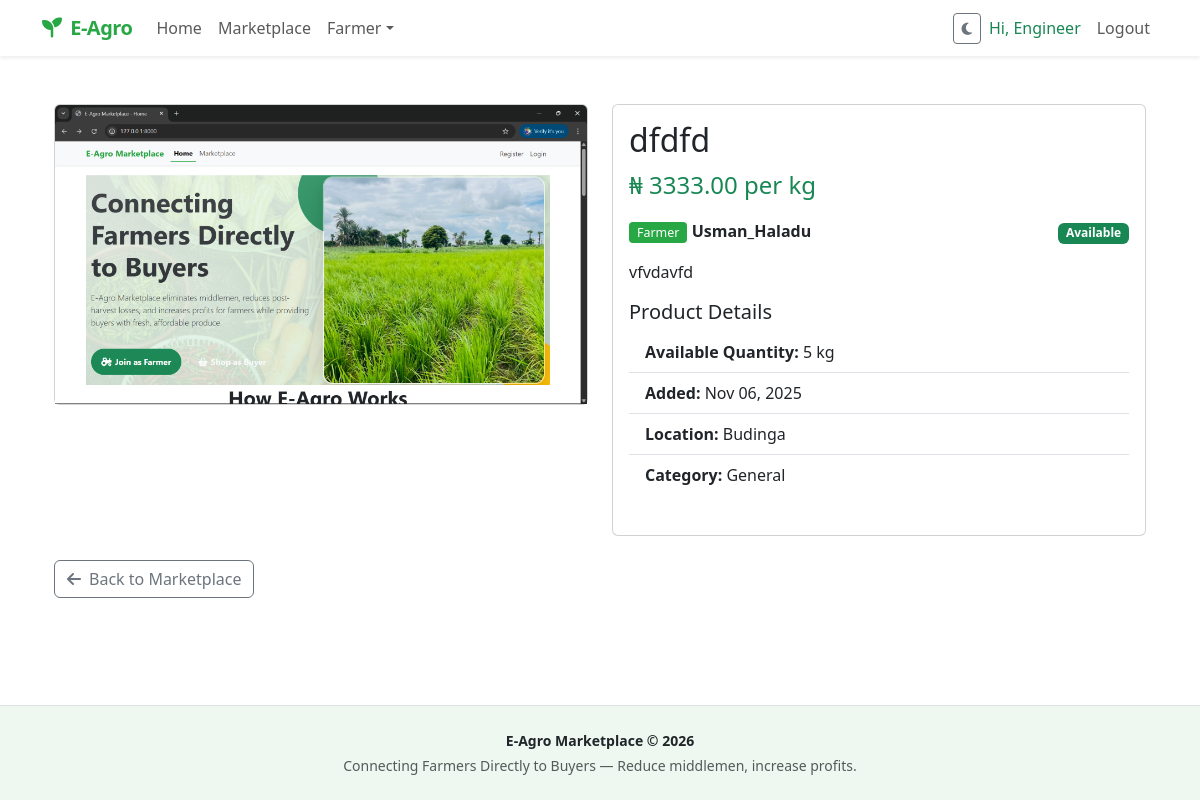
/marketplace/product/7/ (signed in), run on the app's committed database.
### marketplace/models.py (models this page shows, shortened)
class CustomUser(AbstractUser):
    USER_TYPE_CHOICES = (
        ('FARMER', 'Farmer'),
        ('BUYER', 'Buyer'),
    )
    user_type = models.CharField(max_length=10, choices=USER_TYPE_CHOICES, default='BUYER')
    phone_number = models.CharField(max_length=15, blank=True)
    address = models.TextField(blank=True)
    location = models.CharField(max_length=100, blank=True)
    created_at = models.DateTimeField(auto_now_add=True)
    def is_farmer(self):
        return self.user_type == 'FARMER'
    def is_buyer(self):
        return self.user_type == 'BUYER'

class Product(models.Model):
    farmer = models.ForeignKey(CustomUser, on_delete=models.CASCADE, related_name='products')
    category = models.ForeignKey(Category, on_delete=models.SET_NULL, null=True, blank=True)
    name = models.CharField(max_length=100)
    description = models.TextField()
    price = models.DecimalField(max_digits=10, decimal_places=2)
    quantity = models.PositiveIntegerField()
    image = models.ImageField(upload_to='products/')
    created_at = models.DateTimeField(auto_now_add=True)
    updated_at = models.DateTimeField(auto_now=True)
    is_available = models.BooleanField(default=True)
    class Meta:
        ordering = ['-created_at']

class Category(models.Model):
    name = models.CharField(max_length=100)
    description = models.TextField(blank=True)
    image = models.ImageField(upload_to='categories/', blank=True, null=True)
    class Meta:
        verbose_name_plural = "Categories"

### marketplace/views.py (the view)
# urls.py: path('product/<int:pk>/', views.product_detail, name='product_detail'),
@login_required
def product_detail(request, pk):
    product = get_object_or_404(
        Product.objects.select_related('farmer', 'category'), pk=pk
    )
    related = Product.objects.filter(
        farmer=product.farmer, is_available=True
    ).exclude(pk=product.pk)[:4]
    return render(request, 'marketplace/product_detail.html', {
        'product': product,
        'related_products': related,
    })

### marketplace/context_processors.py (called while the page is built)
def cart_count(request):
    if request.user.is_authenticated and request.user.is_buyer():
        cart = Cart.objects.filter(buyer=request.user).first()
        return {'cart_count': cart.items.count() if cart else 0}
    return {'cart_count': 0}

### templates/marketplace/product_detail.html (shortened to what this page needs)
{% extends 'base.html' %}
{% block content %}
<div class="container py-4">
    <div class="row">
        <div class="col-md-6">
            <div class="card mb-4">
                <img src="{{ product.image.url }}" class="card-img-top" alt="{{ product.name }}" style="max-height: 500px; object-fit: cover;">
            </div>
        </div>
        <div class="col-md-6">
            <div class="card">
                <div class="card-body">
                    <h2 class="card-title">{{ product.name }}</h2>
                    <p class="text-success fs-4">₦ {{ product.price }} per kg</p>
                    <div class="d-flex justify-content-between mb-3">
                        <div>
                            <span class="farmer-badge">Farmer</span>
                            <strong>{{ product.farmer.username }}</strong>
                        </div>
                        <div>
                            <span class="badge bg-{% if product.is_available %}success{% else %}danger{% endif %}">
                                {% if product.is_available %}Available{% else %}Out of Stock{% endif %}
                            </span>
                        </div>
                    </div>
                    <p class="card-text">{{ product.description }}</p>
                    <div class="mb-4">
                        <h5>Product Details</h5>
                        <ul class="list-group list-group-flush">
                            <li class="list-group-item">
                                <strong>Available Quantity:</strong> {{ product.quantity }} kg
                            </li>
                            <li class="list-group-item">
                                <strong>Added:</strong> {{ product.created_at|date:"M d, Y" }}
                            </li>
                            <li class="list-group-item">
                                <strong>Location:</strong> {{ product.farmer.location }}
                            </li>
                            {% if product.category %}
                            <li class="list-group-item">
                                <strong>Category:</strong> {{ product.category.name }}
                            </li>
                            {% endif %}
                        </ul>
                    </div>
                </div>
            </div>
        </div>
    </div>
    <div class="mt-4">
        <a href="{% url 'marketplace' %}" class="btn btn-outline-secondary">
            <i class="fas fa-arrow-left me-2"></i>Back to Marketplace
        </a>
    </div>
</div>
{% endblock %}

### marketplace/templates/base.html (shortened to what this page needs)
{% load static %}
<!DOCTYPE html>
<html lang="en" data-bs-theme="light">
<head>
    <link href="https://cdn.jsdelivr.net/npm/bootstrap@5.3.3/dist/css/bootstrap.min.css" rel="stylesheet">
    <link rel="stylesheet" href="https://cdnjs.cloudflare.com/ajax/libs/font-awesome/6.5.1/css/all.min.css">
</head>
<body hx-headers='{"X-CSRFToken": "{{ csrf_token }}"}'>
<nav class="navbar navbar-expand-lg shadow-sm">
  <div class="container">
    <a class="navbar-brand" href="{% url 'home' %}">
      <i class="fas fa-seedling me-1"></i> E-Agro
    </a>
    <div class="collapse navbar-collapse" id="nav">
      <ul class="navbar-nav me-auto">
        <li class="nav-item">
          <a class="nav-link {% if request.resolver_match.url_name == 'home' %}active{% endif %}"
             href="{% url 'home' %}">Home</a>
        </li>
        <li class="nav-item">
          <a class="nav-link {% if request.resolver_match.url_name == 'marketplace' %}active{% endif %}"
             href="{% url 'marketplace' %}">Marketplace</a>
        </li>
        {% if user.is_authenticated %}
          {% if user.is_farmer %}
          <li class="nav-item dropdown">
            <a class="nav-link dropdown-toggle" href="#" data-bs-toggle="dropdown">Farmer</a>
          </li>
          {% endif %}
        {% endif %}
      </ul>
      <ul class="navbar-nav ms-auto align-items-lg-center">
        <li class="nav-item">
          <button class="btn btn-sm btn-outline-secondary"
                  x-data
                  @click="
                    const html = document.documentElement;
                    const next = html.getAttribute('data-bs-theme') === 'dark' ? 'light' : 'dark';
                    html.setAttribute('data-bs-theme', next);
                    localStorage.setItem('theme', next);
                  ">
            <i class="fas fa-moon"></i>
          </button>
        </li>
        {% if user.is_authenticated %}
        <li class="nav-item"><span class="nav-link text-success">Hi, {{ user.username }}</span></li>
        <li class="nav-item">
          <form action="{% url 'logout' %}" method="post" class="d-inline">
            <button class="nav-link btn btn-link" style="border:0;background:none;">Logout</button>
          </form>
        </li>
        {% else %}
        <li class="nav-item"><a class="nav-link" href="{% url 'login' %}">Login</a></li>
        <li class="nav-item"><a class="btn btn-success btn-sm ms-2" href="{% url 'register' %}">Sign up</a></li>
        {% endif %}
      </ul>
    </div>
  </div>
</nav>
<main class="container my-4">
  {% block content %}{% endblock %}
</main>
<footer class="py-4 mt-auto border-top">
  <div class="container text-center small">
    <p class="mb-1 fw-bold">E-Agro Marketplace &copy; {% now "Y" %}</p>
    <p class="text-muted mb-0">Connecting Farmers Directly to Buyers — Reduce middlemen, increase profits.</p>
  </div>
</footer>
<div id="toast-container" class="toast-container position-fixed bottom-0 end-0 p-3"></div>
</body>
</html>

### marketplace/templates/base.html (style rules this page uses)
:root { --brand: #28a745; --brand-dark: #1e7e34; }
body { min-height: 100vh; display: flex; flex-direction: column; }
main { flex: 1; }
.navbar-brand { font-weight: 800; color: var(--brand) !important; letter-spacing: -0.5px; }
.navbar { position: sticky; top: 0; z-index: 1030; backdrop-filter: blur(10px); background: color-mix(in srgb, var(--bs-body-bg) 85%, transparent); }
.farmer-badge, .category-badge { background-color: var(--brand); color: #fff; padding: 2px 8px; border-radius: 4px; font-size: .78rem; }
footer { background: color-mix(in srgb, var(--bs-body-bg) 92%, var(--brand)); }
.toast-container { z-index: 1080; }

### data on the page
CustomUser: username "Engineer"
Product: image (picture), name "dfdfd", price "3333.00", farmer.username "Usman_Haladu", description "vfvdavfd", quantity "5", created_at "Nov 06, 2025", farmer.location "Budinga", category.name "General"
